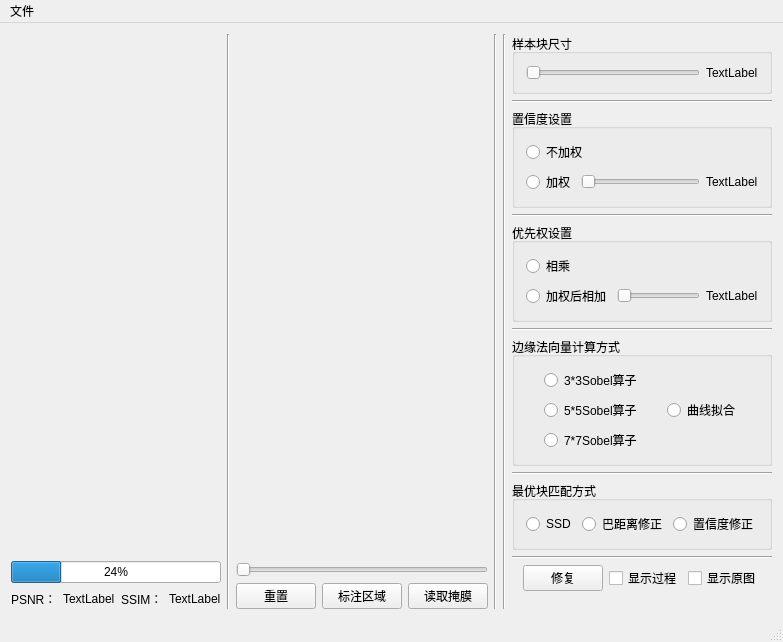
<?xml version="1.0" encoding="UTF-8"?>
<ui version="4.0">
 <class>GUIClass</class>
 <widget class="QMainWindow" name="GUIClass">
  <property name="enabled">
   <bool>true</bool>
  </property>
  <property name="geometry">
   <rect>
    <x>0</x>
    <y>0</y>
    <width>729</width>
    <height>451</height>
   </rect>
  </property>
  <property name="windowTitle">
   <string>GUI</string>
  </property>
  <widget class="QWidget" name="centralWidget">
   <layout class="QVBoxLayout" name="mainLayout">
    <item>
     <layout class="QGridLayout" name="gridLayout_5" columnstretch="1,0,1,0,0,200">
      <item row="0" column="3">
       <widget class="Line" name="line_7">
        <property name="orientation">
         <enum>Qt::Vertical</enum>
        </property>
       </widget>
      </item>
      <item row="0" column="5">
       <layout class="QGridLayout" name="gridLayout_2" rowstretch="1,1,1,1,1,1,1,1,0,0,0,0">
        <item row="6" column="0">
         <layout class="QHBoxLayout" name="horizontalLayout_12" stretch="0">
          <item>
           <widget class="QGroupBox" name="groupBox_3">
            <property name="title">
             <string>边缘法向量计算方式</string>
            </property>
            <layout class="QHBoxLayout" name="horizontalLayout_13">
             <item>
              <spacer name="horizontalSpacer_2">
               <property name="orientation">
                <enum>Qt::Horizontal</enum>
               </property>
               <property name="sizeHint" stdset="0">
                <size>
                 <width>40</width>
                 <height>20</height>
                </size>
               </property>
              </spacer>
             </item>
             <item>
              <layout class="QVBoxLayout" name="verticalLayout_4">
               <item>
                <widget class="QRadioButton" name="npRadioButton_Sobel3">
                 <property name="text">
                  <string>3*3Sobel算子</string>
                 </property>
                </widget>
               </item>
               <item>
                <widget class="QRadioButton" name="npRadioButton_Sobel5">
                 <property name="text">
                  <string>5*5Sobel算子</string>
                 </property>
                </widget>
               </item>
               <item>
                <widget class="QRadioButton" name="npRadioButton_Sobel7">
                 <property name="text">
                  <string>7*7Sobel算子</string>
                 </property>
                </widget>
               </item>
              </layout>
             </item>
             <item>
              <spacer name="horizontalSpacer_19">
               <property name="orientation">
                <enum>Qt::Horizontal</enum>
               </property>
               <property name="sizeHint" stdset="0">
                <size>
                 <width>40</width>
                 <height>20</height>
                </size>
               </property>
              </spacer>
             </item>
             <item>
              <layout class="QVBoxLayout" name="verticalLayout">
               <item>
                <widget class="QRadioButton" name="npRadioButton_Nihe">
                 <property name="text">
                  <string>曲线拟合</string>
                 </property>
                </widget>
               </item>
              </layout>
             </item>
             <item>
              <spacer name="horizontalSpacer">
               <property name="orientation">
                <enum>Qt::Horizontal</enum>
               </property>
               <property name="sizeHint" stdset="0">
                <size>
                 <width>40</width>
                 <height>20</height>
                </size>
               </property>
              </spacer>
             </item>
            </layout>
           </widget>
          </item>
         </layout>
        </item>
        <item row="3" column="0">
         <widget class="Line" name="line_4">
          <property name="orientation">
           <enum>Qt::Horizontal</enum>
          </property>
         </widget>
        </item>
        <item row="1" column="0">
         <widget class="Line" name="line_2">
          <property name="orientation">
           <enum>Qt::Horizontal</enum>
          </property>
         </widget>
        </item>
        <item row="0" column="0">
         <layout class="QHBoxLayout" name="horizontalLayout_17" stretch="0">
          <item>
           <widget class="QGroupBox" name="groupBox_5">
            <property name="title">
             <string>样本块尺寸</string>
            </property>
            <layout class="QHBoxLayout" name="horizontalLayout_18">
             <item>
              <layout class="QHBoxLayout" name="horizontalLayout_19" stretch="1,0">
               <item>
                <widget class="QSlider" name="patchSizeSlider">
                 <property name="minimum">
                  <number>7</number>
                 </property>
                 <property name="maximum">
                  <number>15</number>
                 </property>
                 <property name="singleStep">
                  <number>2</number>
                 </property>
                 <property name="pageStep">
                  <number>2</number>
                 </property>
                 <property name="orientation">
                  <enum>Qt::Horizontal</enum>
                 </property>
                </widget>
               </item>
               <item>
                <widget class="QLabel" name="patchSizeLabel">
                 <property name="text">
                  <string>TextLabel</string>
                 </property>
                </widget>
               </item>
              </layout>
             </item>
            </layout>
           </widget>
          </item>
         </layout>
        </item>
        <item row="4" column="0">
         <layout class="QHBoxLayout" name="horizontalLayout_8" stretch="0">
          <item>
           <widget class="QGroupBox" name="groupBox_2">
            <property name="title">
             <string>优先权设置</string>
            </property>
            <layout class="QHBoxLayout" name="horizontalLayout_10">
             <item>
              <layout class="QVBoxLayout" name="verticalLayout_3">
               <item>
                <widget class="QRadioButton" name="priorityRadioButton_MUL">
                 <property name="text">
                  <string>相乘</string>
                 </property>
                </widget>
               </item>
               <item>
                <layout class="QHBoxLayout" name="horizontalLayout_11" stretch="1,10,0">
                 <item>
                  <widget class="QRadioButton" name="priorityRadioButton_ADD">
                   <property name="text">
                    <string>加权后相加</string>
                   </property>
                  </widget>
                 </item>
                 <item>
                  <widget class="QSlider" name="prioritySlider">
                   <property name="baseSize">
                    <size>
                     <width>10</width>
                     <height>0</height>
                    </size>
                   </property>
                   <property name="orientation">
                    <enum>Qt::Horizontal</enum>
                   </property>
                  </widget>
                 </item>
                 <item>
                  <widget class="QLabel" name="prioritySliderLabel">
                   <property name="text">
                    <string>TextLabel</string>
                   </property>
                  </widget>
                 </item>
                </layout>
               </item>
              </layout>
             </item>
            </layout>
           </widget>
          </item>
         </layout>
        </item>
        <item row="8" column="0">
         <layout class="QHBoxLayout" name="horizontalLayout_14" stretch="0">
          <item>
           <widget class="QGroupBox" name="groupBox_4">
            <property name="title">
             <string>最优块匹配方式</string>
            </property>
            <layout class="QHBoxLayout" name="horizontalLayout_15">
             <item>
              <spacer name="horizontalSpacer_8">
               <property name="orientation">
                <enum>Qt::Horizontal</enum>
               </property>
               <property name="sizeHint" stdset="0">
                <size>
                 <width>40</width>
                 <height>20</height>
                </size>
               </property>
              </spacer>
             </item>
             <item>
              <layout class="QVBoxLayout" name="verticalLayout_5">
               <item>
                <widget class="QRadioButton" name="matchRadioButton_SSD">
                 <property name="text">
                  <string>SSD</string>
                 </property>
                </widget>
               </item>
              </layout>
             </item>
             <item>
              <spacer name="horizontalSpacer_20">
               <property name="orientation">
                <enum>Qt::Horizontal</enum>
               </property>
               <property name="sizeHint" stdset="0">
                <size>
                 <width>40</width>
                 <height>20</height>
                </size>
               </property>
              </spacer>
             </item>
             <item>
              <widget class="QRadioButton" name="matchRadioButton_Bs">
               <property name="text">
                <string>巴距离修正</string>
               </property>
              </widget>
             </item>
             <item>
              <spacer name="horizontalSpacer_14">
               <property name="orientation">
                <enum>Qt::Horizontal</enum>
               </property>
               <property name="sizeHint" stdset="0">
                <size>
                 <width>40</width>
                 <height>20</height>
                </size>
               </property>
              </spacer>
             </item>
             <item>
              <layout class="QVBoxLayout" name="verticalLayout_6">
               <item>
                <widget class="QRadioButton" name="matchRadioButton_Confidence">
                 <property name="text">
                  <string>置信度修正</string>
                 </property>
                </widget>
               </item>
              </layout>
             </item>
             <item>
              <spacer name="horizontalSpacer_12">
               <property name="orientation">
                <enum>Qt::Horizontal</enum>
               </property>
               <property name="sizeHint" stdset="0">
                <size>
                 <width>40</width>
                 <height>20</height>
                </size>
               </property>
              </spacer>
             </item>
            </layout>
           </widget>
          </item>
         </layout>
        </item>
        <item row="11" column="0">
         <spacer name="horizontalSpacer_7">
          <property name="orientation">
           <enum>Qt::Horizontal</enum>
          </property>
          <property name="sizeHint" stdset="0">
           <size>
            <width>128</width>
            <height>18</height>
           </size>
          </property>
         </spacer>
        </item>
        <item row="5" column="0">
         <widget class="Line" name="line_5">
          <property name="orientation">
           <enum>Qt::Horizontal</enum>
          </property>
         </widget>
        </item>
        <item row="2" column="0">
         <layout class="QHBoxLayout" name="horizontalLayout_5" stretch="0">
          <item>
           <widget class="QGroupBox" name="groupBox">
            <property name="title">
             <string>置信度设置</string>
            </property>
            <layout class="QHBoxLayout" name="horizontalLayout_7">
             <item>
              <layout class="QVBoxLayout" name="verticalLayout_2">
               <item>
                <widget class="QRadioButton" name="confidenceRadioButton_No">
                 <property name="text">
                  <string>不加权</string>
                 </property>
                </widget>
               </item>
               <item>
                <layout class="QHBoxLayout" name="horizontalLayout_6" stretch="1,10,0">
                 <item>
                  <widget class="QRadioButton" name="confidenceRadioButton_Yes">
                   <property name="text">
                    <string>加权</string>
                   </property>
                  </widget>
                 </item>
                 <item>
                  <widget class="QSlider" name="confidenceSlider">
                   <property name="maximum">
                    <number>100</number>
                   </property>
                   <property name="singleStep">
                    <number>10</number>
                   </property>
                   <property name="orientation">
                    <enum>Qt::Horizontal</enum>
                   </property>
                  </widget>
                 </item>
                 <item>
                  <widget class="QLabel" name="confidenceSliderLabel">
                   <property name="text">
                    <string>TextLabel</string>
                   </property>
                  </widget>
                 </item>
                </layout>
               </item>
              </layout>
             </item>
            </layout>
           </widget>
          </item>
         </layout>
        </item>
        <item row="9" column="0">
         <widget class="Line" name="line_3">
          <property name="orientation">
           <enum>Qt::Horizontal</enum>
          </property>
         </widget>
        </item>
        <item row="10" column="0">
         <layout class="QHBoxLayout" name="horizontalLayout_2">
          <item>
           <spacer name="horizontalSpacer_3">
            <property name="orientation">
             <enum>Qt::Horizontal</enum>
            </property>
            <property name="sizeHint" stdset="0">
             <size>
              <width>40</width>
              <height>20</height>
             </size>
            </property>
           </spacer>
          </item>
          <item>
           <widget class="QPushButton" name="restorePushButton">
            <property name="text">
             <string>修复</string>
            </property>
           </widget>
          </item>
          <item>
           <widget class="QCheckBox" name="processCheckBox">
            <property name="text">
             <string>显示过程</string>
            </property>
           </widget>
          </item>
          <item>
           <widget class="QCheckBox" name="srcImageCheckBox">
            <property name="text">
             <string>显示原图</string>
            </property>
           </widget>
          </item>
          <item>
           <spacer name="horizontalSpacer_4">
            <property name="orientation">
             <enum>Qt::Horizontal</enum>
            </property>
            <property name="sizeHint" stdset="0">
             <size>
              <width>40</width>
              <height>20</height>
             </size>
            </property>
           </spacer>
          </item>
         </layout>
        </item>
        <item row="7" column="0">
         <widget class="Line" name="line_6">
          <property name="orientation">
           <enum>Qt::Horizontal</enum>
          </property>
         </widget>
        </item>
       </layout>
      </item>
      <item row="0" column="1">
       <widget class="Line" name="line">
        <property name="orientation">
         <enum>Qt::Vertical</enum>
        </property>
       </widget>
      </item>
      <item row="0" column="0">
       <layout class="QGridLayout" name="gridLayout_4" rowstretch="14,0,0">
        <item row="1" column="0">
         <widget class="QProgressBar" name="progressBar">
          <property name="value">
           <number>24</number>
          </property>
         </widget>
        </item>
        <item row="0" column="0">
         <layout class="QGridLayout" name="gridLayout_3" columnstretch="1,10,1">
          <item row="0" column="0">
           <spacer name="verticalSpacer_2">
            <property name="orientation">
             <enum>Qt::Vertical</enum>
            </property>
            <property name="sizeHint" stdset="0">
             <size>
              <width>20</width>
              <height>158</height>
             </size>
            </property>
           </spacer>
          </item>
          <item row="0" column="2">
           <spacer name="verticalSpacer_4">
            <property name="orientation">
             <enum>Qt::Vertical</enum>
            </property>
            <property name="sizeHint" stdset="0">
             <size>
              <width>20</width>
              <height>40</height>
             </size>
            </property>
           </spacer>
          </item>
          <item row="0" column="1">
           <widget class="SrcImageWidget" name="srcImageWidget" native="true">
            <property name="sizePolicy">
             <sizepolicy hsizetype="Preferred" vsizetype="Preferred">
              <horstretch>0</horstretch>
              <verstretch>0</verstretch>
             </sizepolicy>
            </property>
           </widget>
          </item>
         </layout>
        </item>
        <item row="2" column="0">
         <layout class="QHBoxLayout" name="horizontalLayout_9">
          <item>
           <spacer name="horizontalSpacer_11">
            <property name="orientation">
             <enum>Qt::Horizontal</enum>
            </property>
            <property name="sizeHint" stdset="0">
             <size>
              <width>40</width>
              <height>20</height>
             </size>
            </property>
           </spacer>
          </item>
          <item>
           <widget class="QLabel" name="label">
            <property name="text">
             <string>PSNR：</string>
            </property>
           </widget>
          </item>
          <item>
           <widget class="QLabel" name="PSNRLabel">
            <property name="text">
             <string>TextLabel</string>
            </property>
           </widget>
          </item>
          <item>
           <spacer name="horizontalSpacer_13">
            <property name="orientation">
             <enum>Qt::Horizontal</enum>
            </property>
            <property name="sizeHint" stdset="0">
             <size>
              <width>40</width>
              <height>20</height>
             </size>
            </property>
           </spacer>
          </item>
          <item>
           <widget class="QLabel" name="label_2">
            <property name="text">
             <string>SSIM：</string>
            </property>
           </widget>
          </item>
          <item>
           <widget class="QLabel" name="SSIMLabel">
            <property name="text">
             <string>TextLabel</string>
            </property>
           </widget>
          </item>
          <item>
           <spacer name="horizontalSpacer_10">
            <property name="orientation">
             <enum>Qt::Horizontal</enum>
            </property>
            <property name="sizeHint" stdset="0">
             <size>
              <width>40</width>
              <height>20</height>
             </size>
            </property>
           </spacer>
          </item>
         </layout>
        </item>
       </layout>
      </item>
      <item row="0" column="2">
       <layout class="QGridLayout" name="gridLayout" rowstretch="14,0,0">
        <item row="0" column="0">
         <layout class="QHBoxLayout" name="horizontalLayout_4" stretch="1,10,1">
          <item>
           <spacer name="verticalSpacer">
            <property name="orientation">
             <enum>Qt::Vertical</enum>
            </property>
            <property name="sizeHint" stdset="0">
             <size>
              <width>20</width>
              <height>40</height>
             </size>
            </property>
           </spacer>
          </item>
          <item>
           <widget class="MaskImageWidget" name="maskImageWidget" native="true"/>
          </item>
          <item>
           <spacer name="verticalSpacer_3">
            <property name="orientation">
             <enum>Qt::Vertical</enum>
            </property>
            <property name="sizeHint" stdset="0">
             <size>
              <width>20</width>
              <height>40</height>
             </size>
            </property>
           </spacer>
          </item>
         </layout>
        </item>
        <item row="2" column="0">
         <layout class="QHBoxLayout" name="horizontalLayout_3">
          <item>
           <spacer name="horizontalSpacer_5">
            <property name="orientation">
             <enum>Qt::Horizontal</enum>
            </property>
            <property name="sizeHint" stdset="0">
             <size>
              <width>40</width>
              <height>20</height>
             </size>
            </property>
           </spacer>
          </item>
          <item>
           <widget class="QPushButton" name="resetPushButton">
            <property name="text">
             <string>重置</string>
            </property>
           </widget>
          </item>
          <item>
           <spacer name="horizontalSpacer_15">
            <property name="orientation">
             <enum>Qt::Horizontal</enum>
            </property>
            <property name="sizeHint" stdset="0">
             <size>
              <width>40</width>
              <height>20</height>
             </size>
            </property>
           </spacer>
          </item>
          <item>
           <widget class="QPushButton" name="drawMaskPushButton">
            <property name="mouseTracking">
             <bool>false</bool>
            </property>
            <property name="focusPolicy">
             <enum>Qt::StrongFocus</enum>
            </property>
            <property name="text">
             <string>标注区域</string>
            </property>
            <property name="checkable">
             <bool>true</bool>
            </property>
            <property name="autoRepeatInterval">
             <number>100</number>
            </property>
           </widget>
          </item>
          <item>
           <spacer name="horizontalSpacer_9">
            <property name="orientation">
             <enum>Qt::Horizontal</enum>
            </property>
            <property name="sizeHint" stdset="0">
             <size>
              <width>40</width>
              <height>20</height>
             </size>
            </property>
           </spacer>
          </item>
          <item>
           <widget class="QPushButton" name="loadMaskPushButton">
            <property name="text">
             <string>读取掩膜</string>
            </property>
           </widget>
          </item>
          <item>
           <spacer name="horizontalSpacer_6">
            <property name="orientation">
             <enum>Qt::Horizontal</enum>
            </property>
            <property name="sizeHint" stdset="0">
             <size>
              <width>40</width>
              <height>20</height>
             </size>
            </property>
           </spacer>
          </item>
         </layout>
        </item>
        <item row="1" column="0">
         <widget class="QSlider" name="processSlider">
          <property name="enabled">
           <bool>true</bool>
          </property>
          <property name="orientation">
           <enum>Qt::Horizontal</enum>
          </property>
         </widget>
        </item>
       </layout>
      </item>
      <item row="0" column="4">
       <widget class="Line" name="line_8">
        <property name="orientation">
         <enum>Qt::Vertical</enum>
        </property>
       </widget>
      </item>
     </layout>
    </item>
   </layout>
  </widget>
  <widget class="QMenuBar" name="menuBar">
   <property name="geometry">
    <rect>
     <x>0</x>
     <y>0</y>
     <width>729</width>
     <height>18</height>
    </rect>
   </property>
   <widget class="QMenu" name="menu">
    <property name="title">
     <string>文件</string>
    </property>
    <addaction name="actionOpen"/>
    <addaction name="separator"/>
    <addaction name="actionSave"/>
   </widget>
   <addaction name="menu"/>
  </widget>
  <widget class="QStatusBar" name="statusBar"/>
  <action name="actionOpen">
   <property name="text">
    <string>打开</string>
   </property>
  </action>
  <action name="actionSave">
   <property name="text">
    <string>结果另存为</string>
   </property>
  </action>
 </widget>
 <layoutdefault spacing="6" margin="11"/>
 <customwidgets>
  <customwidget>
   <class>SrcImageWidget</class>
   <extends>QWidget</extends>
   <header>SrcImageWidget.h</header>
   <container>1</container>
  </customwidget>
  <customwidget>
   <class>MaskImageWidget</class>
   <extends>QWidget</extends>
   <header>MaskImageWidget.h</header>
   <container>1</container>
  </customwidget>
 </customwidgets>
 <resources/>
 <connections/>
</ui>
